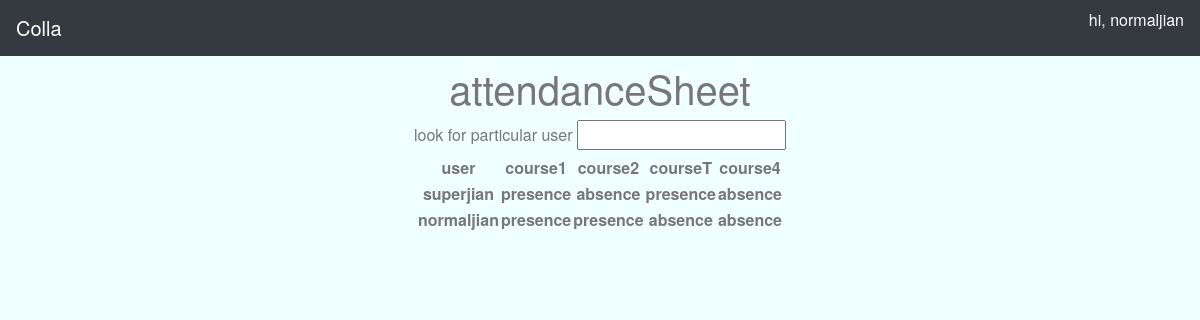
The app's page /collaAdmin/userAttendance/ with its own data.
### attendanceSheet/models.py (models this page shows, shortened)
class date_course(models.Model):
    date = models.CharField(max_length=11,default='')
    course_name = models.CharField(max_length=50,default='course0')
    memo = models.TextField(default='')

### attendanceSheet/views.py (the view)
def userAttendance_views(request):
    if request.method=='POST':
        return HttpResponse('fuck my life')
    else:
        userLst=User.objects.all()
        courseLst=date_course.objects.all()
        atdDict=dict()
        for user in userLst:
            atdDict[user.username]=[]
            for course in courseLst:
                atdDict[user.username].append(user.attendanceSheet.order_by('-id').get(course=course).status())
    return render(request,'userAtd_tepl.html',locals())

### attendanceSheet/models.py (called while the page is built)
    def status(self):
        if self.presence:
            return 'presence'
        elif self.absence:
            return 'absence'
        elif self.late:
            return 'late'
        elif self.personal_leave:
            return 'personal leave'
        else:
            return 'fuck you'

### attendanceSheet/templates/userAtd_tepl.html (shortened to what this page needs)
{% extends 'baseLayout.html' %}
{% block someFcn %}
    <h1>attendanceSheet</h1>
    <form id='search-by-user' action='' method='post'>
        <label for='targetUser'> look for particular user </label>
        <input type=text name='targetUser' id='targetUser'>
    </form>
    <table align = "center">
        <tr>
            <th>user</th>
            {% for course in courseLst %}
            <th>{{course.course_name}}</th>
            {% endfor %}
        </tr>
        {% for key,value in atdDict.items %}
        <tr>
            <th>{{key}}</th>
            {% for status in value%}
            <th>{{status}}</th>
            {% endfor %}
        </tr>
        {% endfor %}
    </table>
{% endblock %}

### templates/baseLayout.html (shortened to what this page needs)
<!DOCTYPE html>
<html lang="zh">
{% load  staticfiles %}
<head>
    <link rel="stylesheet" type="text/css" href="{% static 'test.css' %}">
    <link rel="stylesheet" href="https://stackpath.bootstrapcdn.com/bootstrap/4.1.3/css/bootstrap.min.css">
    <link rel="stylesheet" type="text/css" href="{% static 'test.css' %}">
</head>
<body>
    <nav class="navbar navbar-expand-md navbar-dark fixed-top bg-dark">
        <a class='navbar-brand' href="/">Colla</a>
        {% if user.is_authenticated %}
        <p style="margin-left: auto; color: white;" >hi, {{user.username}}</p>
        {%endif%}
    </nav>
    <div style="margin-bottom: 40px;">.</div>
    {% block someFcn %}
    {% endblock %}
</body>
</html>

### static/test.css (style rules this page uses)
body { background-color: azure; color: #777; width: 100% !important; height: 100% !important; text-align: center; font-family: Helvetica Neue,Noto Sans TC; }

### records on screen
date_course: course_name "course1"
date_course: course_name "course2"
date_course: course_name "courseT"
date_course: course_name "course4"

### other values on screen
{{ user.username }} "normaljian"
{{ key }} "superjian" "normaljian"
{{ status }} "presence" "absence" "presence" "absence" "presence" "presence" "absence" "absence"
